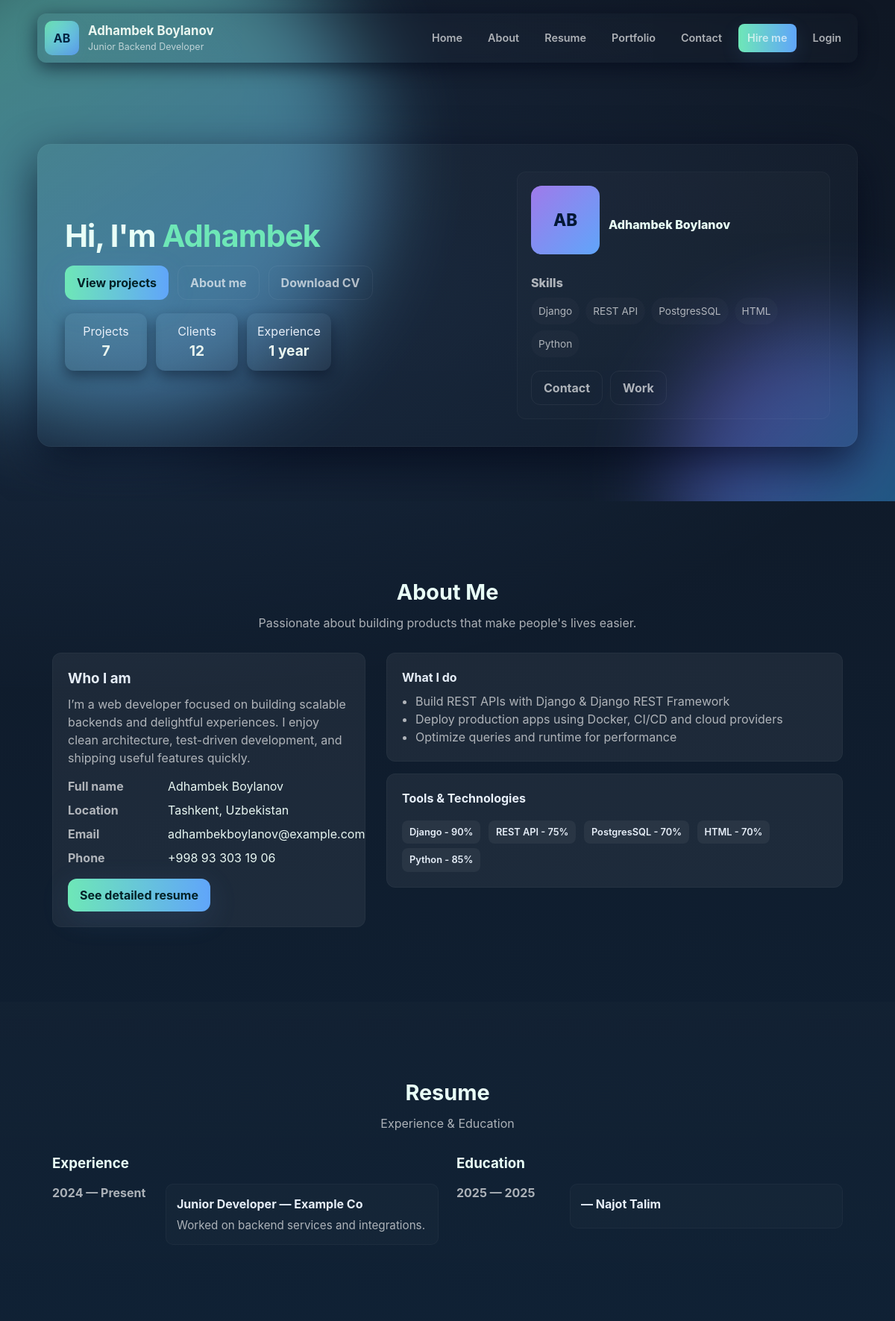
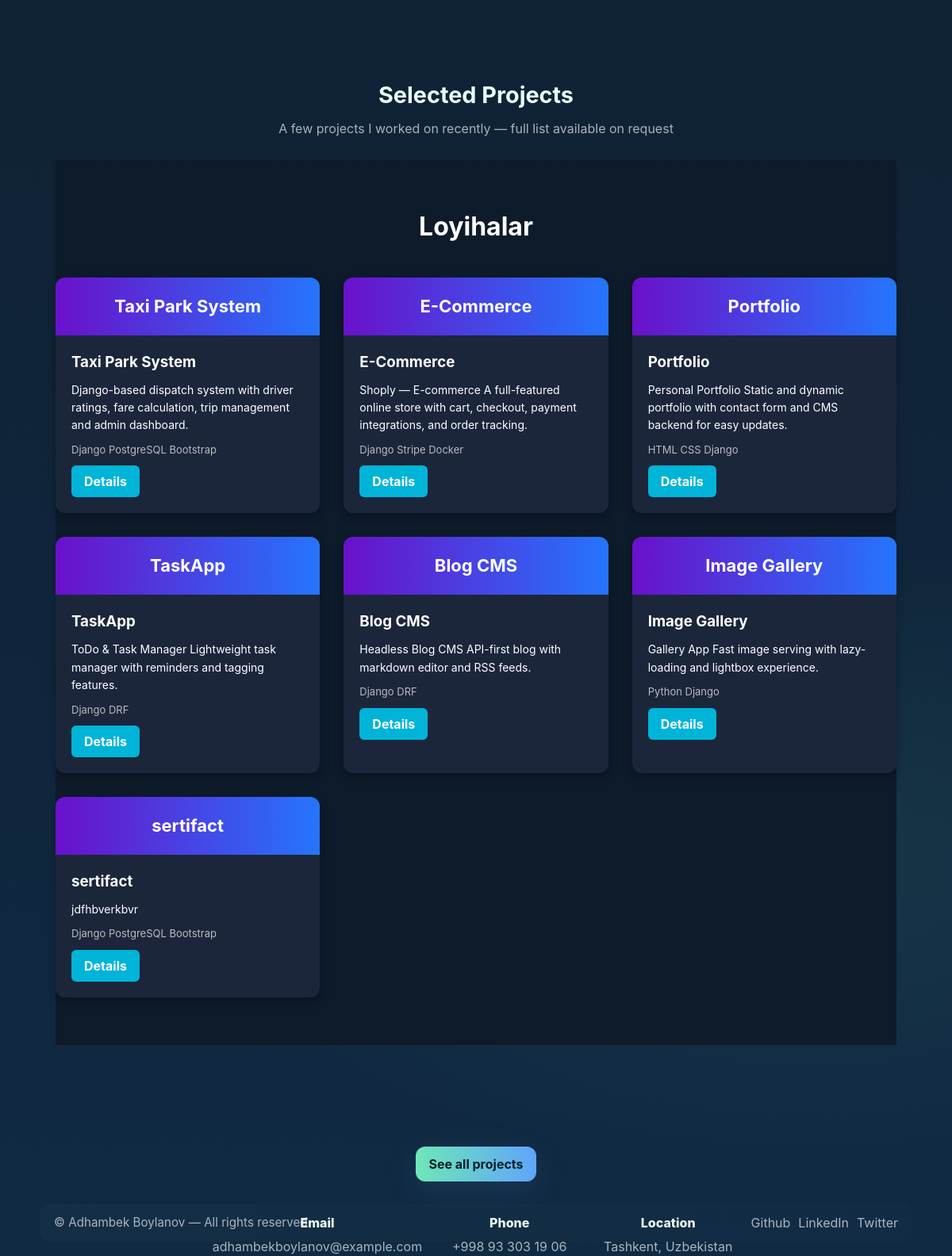
The page / on the database its author committed (2 pictures, top to bottom).
### configapp/models.py (models this page shows, shortened)
class Skill(models.Model):
    name = models.CharField(max_length=100)
    level = models.CharField(max_length=50)

class Education(models.Model):
    institution = models.CharField(max_length=200)
    degree = models.CharField(max_length=100,blank=True)
    start_date = models.DateField()
    end_date = models.DateField(null=True, blank=True)
    description = models.TextField(blank=True)

class Project(models.Model):
    title = models.CharField(max_length=200)
    description = models.TextField()
    technologies = models.CharField(max_length=200)
    tech_stack = models.CharField(max_length=255)  # masalan: "Django, PostgreSQL, Bootstrap"
    repo_link = models.URLField(blank=True, null=True)
    def get_tech_list(self):
        return [t.strip() for t in self.technologies.split("•")]

### configapp/views.py (the view)
# urls.py: path('', index, name="index"),
def index(request):
    personalinfo = PersonalInfo.objects.first()
    skills = Skill.objects.all()
    experiences = Experience.objects.all()
    educations = Education.objects.all()
    projects = Project.objects.all()
    context = {
        'personalinfo': personalinfo,
        'skills': skills,
        'experiences': experiences,
        'educations': educations,
        'projects': projects
    }
    return render(request, 'index1.html',context=context)

### configapp/templates/index1.html (shortened to what this page needs)
<!DOCTYPE html>
<html lang="en">
<head>
</head>
<body>
  <header class="site-header container" role="banner">
    <div class="brand">
      <div class="logo">{% if personal and personal.name %}{{ personal.name|slice:":2"|upper }}{% else %}AB{% endif %}</div>
      <div>
        <div class="title">{% if personal %}{{ personal.name }}{% else %}Adhambek Boylanov{% endif %}</div>
        <div style="font-size:0.78rem;color:var(--muted)">{% if personal %}{{ personal.profession }}{% else %}Junior Backend Developer{% endif %}</div>
      </div>
    </div>
    <nav class="top-nav" aria-label="Main navigation">
      <a href="#home">Home</a>
      <a href="#about">About</a>
      <a href="#resume">Resume</a>
      <a href="#portfolio">Portfolio</a>
      <a href="{% url 'contact' %}">Contact</a>
      <a class="cta" href="#contact">Hire me</a>
      <a href="{% url 'login' %}">Login</a>
    </nav>
  </header>
  <main>
    <section id="home" class="hero">
      <div class="bg-shape one float" aria-hidden="true"></div>
      <div class="bg-shape two float" aria-hidden="true" style="animation-delay:2s"></div>
      <div class="hero-card container fade-in">
        <div class="hero-left">
        <h1>
          Hi, I'm
          <span style="color:var(--accent-1)">
            {% if personal %}{{ personal.name }}{% else %}Adhambek{% endif %}
          </span>
        </h1>
          <div class="hero-actions">
            <a class="btn primary" href="#portfolio">View projects</a>
            <a class="btn ghost" href="#about">About me</a>
            <a class="btn ghost" href="{% url 'download_cv' %}">Download CV</a>
          </div>
          <div class="hero-stats" aria-hidden="true">
            <div class="stat">
              <div class="label">Projects</div>
              <strong>{{ projects.count }}</strong>
            </div>
            <div class="stat">
              <div class="label">Clients</div>
              <strong>{% comment %} If you have a clients count field, replace this {% endcomment %}12</strong>
            </div>
            <div class="stat">
              <div class="label">Experience</div>
              <strong>{% comment %} compute years if needed {% endcomment %}1 year</strong>
            </div>
          </div>
        </div>
        <aside class="hero-right">
          <div style="display:flex;gap:12px;align-items:center">
            {% if personal and personal.image %}
              <img src="{{ personal.image.url }}" alt="{{ personal.name }}" style="width:92px;height:92px;border-radius:14px;object-fit:cover;margin-bottom:12px">
            {% else %}
              <div class="profile-avatar">AB</div>
            {% endif %}
            <div>
              <div style="font-weight:800;color:#e8fff6">{% if personal %}{{ personal.name }}{% else %}Adhambek Boylanov{% endif %}</div>
            </div>
          </div>
          <div style="margin-top:14px;color:var(--muted)">
            <div style="font-weight:800;margin-bottom:8px">Skills</div>
            <div class="skill-tags">
              {% for skill in skills|slice:":6" %}
                <span class="tag">{{ skill.name }}</span>
              {% empty %}
                <span class="tag">Django</span>
                <span class="tag">REST API</span>
                <span class="tag">PostgreSQL</span>
              {% endfor %}
            </div>
          </div>
          <div style="margin-top:18px;display:flex;gap:10px;align-items:center;flex-wrap:wrap">
            <a class="btn ghost" href="#contact">Contact</a>
            <a class="btn ghost" href="#portfolio">Work</a>
          </div>
        </aside>
      </div>
    </section>
    <section id="about" class="content-section">
      <div class="container">
        <div class="section-title">
          <h2>About Me</h2>
          <p class="section-sub">{% if personal %}{{ personal.profession }} — {{ personal.name }}{% else %}Passionate about building products that make people's lives easier.{% endif %}</p>
        </div>
        <div class="about-grid">
          <div class="about-card">
            <h3 style="margin-bottom:8px">Who I am</h3>
            <p>{% if personal %}{{ personal.about }}{% else %}I’m a web developer focused on building scalable backends and delightful experiences. I enjoy clean architecture, test-driven development, and shipping useful features quickly.{% endif %}</p>
            <div style="margin-top:14px" class="profile-info">
              <dl>
                <dt>Full name</dt><dd>{% if personal %}{{ personal.name }}{% else %}Adhambek Boylanov{% endif %}</dd>
                <dt>Location</dt><dd>{% if personal and personal.address %}{{ personal.address }}{% else %}Tashkent, Uzbekistan{% endif %}</dd>
                <dt>Email</dt><dd>{% if personal %}{{ personal.email }}{% else %}adhambekboylanov@example.com{% endif %}</dd>
                <dt>Phone</dt><dd>{% if personal %}{{ personal.phone }}{% else %}+998 93 303 19 06{% endif %}</dd>
              </dl>
            </div>
            <div style="margin-top:16px">
              <a href="#resume" class="btn primary">See detailed resume</a>
            </div>
          </div>
          <div>
            <div class="about-card" style="margin-bottom:16px">
              <h4 style="margin-bottom:8px">What I do</h4>
              <ul style="margin-left:18px;color:var(--muted);list-style:disc">
                <li>Build REST APIs with Django & Django REST Framework</li>
                <li>Deploy production apps using Docker, CI/CD and cloud providers</li>
                <li>Optimize queries and runtime for performance</li>
              </ul>
            </div>
            <div class="about-card">
            <h4 style="margin-bottom:8px">Tools & Technologies</h4>
            <div class="skills-list" style="margin-top:12px;">
                {% for item in skills %}
                    <span class="badge" style="
                        display: inline-block;
                        margin: 6px 6px 0 0;
                        padding: 6px 10px;
                        border-radius: 8px;
                        background: rgba(255,255,255,0.05);
                        color: #e6eef8;
                        font-weight: 600;
                        width: auto;
                    ">
                        {{ item.name }}{% if item.level %} - {{ item.level }}{% endif %}
                    </span>
                {% empty %}
                    <span class="badge">Django</span>
                    <span class="badge">PostgreSQL</span>
                    <span class="badge">Docker</span>
                {% endfor %}
            </div>
        </div>
          </div>
        </div>
      </div>
    </section>
    <section id="resume" class="content-section" style="background:linear-gradient(180deg, rgba(255,255,255,0.01), transparent)">
      <div class="container">
        <div class="section-title">
          <h2>Resume</h2>
          <p class="section-sub">Experience & Education</p>
        </div>
        <div style="display:grid;grid-template-columns:1fr 1fr;gap:24px">
          <div>
            <h3 style="color:#e9fff7;margin-bottom:12px">Experience</h3>
            <div class="timeline">
              {% for exp in experiences %}
                <div class="timeline-item">
                  <div class="time">
                    {{ exp.start_date|date:"Y" }} — {% if exp.end_date %}{{ exp.end_date|date:"Y" }}{% else %}Present{% endif %}
                  </div>
                  <div class="body">
                    <h4 style="margin-bottom:6px">{{ exp.position }} — {{ exp.company_name }}</h4>
                    <div style="color:var(--muted);font-size:0.95rem">{{ exp.description }}</div>
                  </div>
                </div>
              {% empty %}
                <div class="timeline-item">
                  <div class="time">2024 — Present</div>
                  <div class="body">
                    <h4 style="margin-bottom:6px">Junior Developer — Example Co</h4>
                    <div style="color:var(--muted);font-size:0.95rem">Worked on backend services and integrations.</div>
                  </div>
                </div>
              {% endfor %}
            </div>
          </div>
          <div>
            <h3 style="color:#e9fff7;margin-bottom:12px">Education</h3>
            <div class="timeline">
              {% for edu in educations %}
                <div class="timeline-item">
                  <div class="time">{{ edu.start_date|date:"Y" }} — {% if edu.end_date %}{{ edu.end_date|date:"Y" }}{% else %}Present{% endif %}</div>
                  <div class="body">
                    <h4 style="margin-bottom:6px">{{ edu.degree }} — {{ edu.institution }}</h4>
                  </div>
                </div>
              {% endfor %}
            </div>
          </div>
        </div>
      </div>
    </section>
    <section id="portfolio" class="content-section">
      <div class="container">
        <div class="section-title">
          <h2>Selected Projects</h2>
          <p class="section-sub">A few projects I worked on recently — full list available on request</p>
        </div>
        <section id="projects" style="padding:60px 0; background:#0d1b2a; color:#fff;">
          <h2 style="text-align:center; font-size:32px; margin-bottom:40px;">Loyihalar</h2>
          <div style="display:grid; grid-template-columns:repeat(auto-fit, minmax(300px, 1fr)); gap:30px; max-width:1200px; margin:0 auto;">
            {% for project in projects %}
            <div style="background:#1b263b; border-radius:12px; overflow:hidden; box-shadow:0 4px 12px rgba(0,0,0,0.3);">
              <div style="background:linear-gradient(90deg,#6a11cb,#2575fc); padding:20px; text-align:center; font-size:22px; font-weight:bold;">
                {{ project.title }}
              </div>
              <div style="padding:20px;">
                <h3 style="margin:0 0 10px 0;">{{ project.title }}</h3>
                <p style="font-size:14px; line-height:1.6;">{{ project.description }}</p>
                <p style="margin:10px 0; font-size:13px; color:#bbb;">
                  {% if project.get_tech_list %}
                    {% for tech in project.get_tech_list %}
                      {{ tech }}{% if not forloop.last %} • {% endif %}
                    {% endfor %}
                  {% else %}
                    {{ project.technologies }}
                  {% endif %}
                </p>
                {% if project.repo_link %}
                <a href="{{ project.repo_link }}" target="_blank"
                   style="display:inline-block; padding:8px 16px; background:#00b4d8; color:#fff; border-radius:6px; text-decoration:none; font-weight:bold;">Details</a>
                {% endif %}
              </div>
            </div>
            {% empty %}
              <p style="color:var(--muted); text-align:center">Hech qanday loyiha topilmadi.</p>
            {% endfor %}
          </div>
        </section>
      </div>
    </section>
    <div style="margin-top:28px;text-align:center">
      <a class="btn primary" href="#portfolio">See all projects</a>
    </div>
    <div style="margin-top:40px;display:flex;gap:20px;justify-content:center;flex-wrap:wrap;color:var(--muted)">
      <div style="min-width:180px;text-align:center">
        <div style="font-weight:800;color:#eaf6f0">Email</div>
        <div style="margin-top:6px">{% if personal %}{{ personal.email }}{% else %}adhambekboylanov@example.com{% endif %}</div>
      </div>
      <div style="min-width:180px;text-align:center">
        <div style="font-weight:800;color:#eaf6f0">Phone</div>
        <div style="margin-top:6px">{% if personal %}{{ personal.phone }}{% else %}+998 93 303 19 06{% endif %}</div>
      </div>
      <div style="min-width:180px;text-align:center">
        <div style="font-weight:800;color:#eaf6f0">Location</div>
        <div style="margin-top:6px">{% if personal and personal.address %}{{ personal.address }}{% else %}Tashkent, Uzbekistan{% endif %}</div>
      </div>
    </div>
  </main>
  <footer class="site-footer container" role="contentinfo">
    <div class="copyright">© {{ now|date:"Y" }} {% if personal %}{{ personal.name }}{% else %}Adhambek Boylanov{% endif %} — All rights reserved.</div>
    <div style="display:flex;gap:10px;align-items:center">
      {% if personal and personal.github %}<a href="{{ personal.github }}" aria-label="github" style="color:var(--muted)">Github</a>{% else %}<a href="#" aria-label="github" style="color:var(--muted)">Github</a>{% endif %}
      {% if personal and personal.linkedin %}<a href="{{ personal.linkedin }}" aria-label="linkedin" style="color:var(--muted)">LinkedIn</a>{% else %}<a href="#" aria-label="linkedin" style="color:var(--muted)">LinkedIn</a>{% endif %}
      <a href="#" aria-label="twitter" style="color:var(--muted)">Twitter</a>
    </div>
  </footer>
</body>
</html>

### rows shown on the page
Skill: name "Django", level "90%"
Skill: name "REST API", level "75%"
Skill: name "PostgresSQL", level "70%"
Skill: name "HTML", level "70%"
Skill: name "Python", level "85%"
Education: start_date "2025", end_date "2025", institution "Najot Talim"
Project: title "Taxi Park System", description "Django-based dispatch system with driver ratings, fare calculation, trip management and admin dashboard.", get_tech_list "Django PostgreSQL Bootstrap"
Project: title "E-Commerce", description "Shoply — E-commerce A full-featured online store with cart, checkout, payment integrations, and order tracking.", get_tech_list "Django Stripe Docker"
Project: title "Portfolio", description "Personal Portfolio Static and dynamic portfolio with contact form and CMS backend for easy updates.", get_tech_list "HTML CSS Django"
Project: title "TaskApp", description "ToDo & Task Manager Lightweight task manager with reminders and tagging features.", get_tech_list "Django DRF"
Project: title "Blog CMS", description "Headless Blog CMS API-first blog with markdown editor and RSS feeds.", get_tech_list "Django DRF"
Project: title "Image Gallery", description "Gallery App Fast image serving with lazy-loading and lightbox experience.", get_tech_list "Python Django"
Project: title "sertifact", description "jdfhbverkbvr", get_tech_list "Django PostgreSQL Bootstrap"

### other values the page prints
{{ projects.count }} "7"
